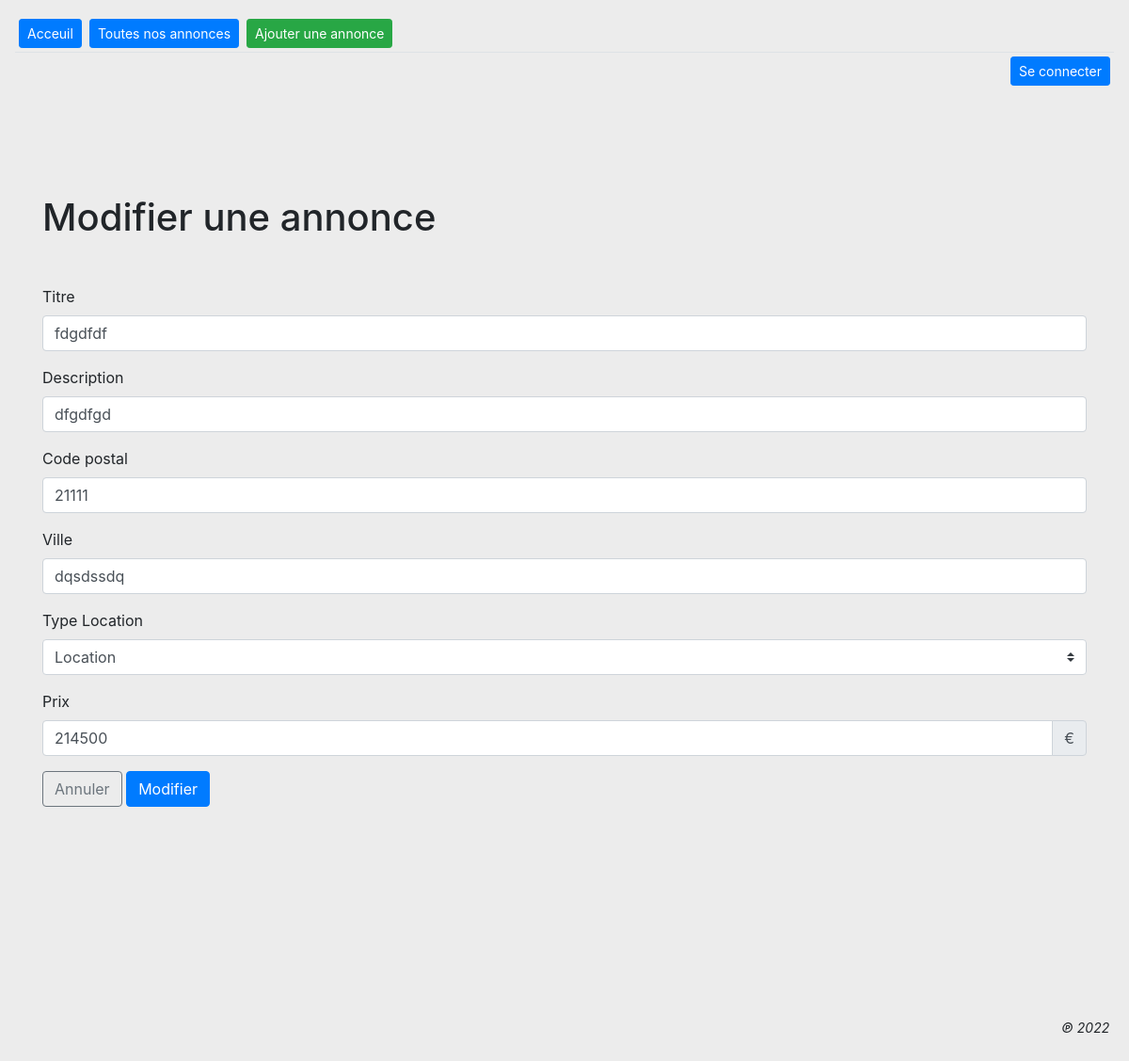
The page /editer.php?id=10 on the database its author committed.
### tables this page shows
CREATE TABLE IF NOT EXISTS `advert` (
  `id_advert` int(10) UNSIGNED NOT NULL AUTO_INCREMENT,
  `title` varchar(255) NOT NULL,
  `description` text NOT NULL,
  `postcode` varchar(5) NOT NULL,
  `city` varchar(50) NOT NULL,
  `price` int(10) UNSIGNED NOT NULL,
  `reservation_message` text,
  `category_id` int(11) NOT NULL,
  `created_at` datetime NOT NULL,
  PRIMARY KEY (`id_advert`),
  KEY `category_id` (`category_id`)
);

CREATE TABLE IF NOT EXISTS `category` (
  `id_category` int(11) NOT NULL AUTO_INCREMENT,
  `value` varchar(30) NOT NULL,
  PRIMARY KEY (`id_category`)
);

### db/DataBase.php (called while the page is built)
<?php
abstract class DataBase
{
    private string $db_host = 'localhost';
    private string $db_name = 'real_estate';
    private PDO $db;
    protected function getPDO(): PDO
    {
        return $this->buildPDO();
    }
    private function buildPDO(): PDO
    {
        try {
            $this->db = new PDO(
                "mysql:host={$this->db_host};dbname={$this->db_name};charset=utf8",
                "root",
                "",
                [
                    PDO::ATTR_ERRMODE => PDO::ERRMODE_EXCEPTION,
                    PDO::ATTR_DEFAULT_FETCH_MODE => PDO::FETCH_ASSOC
                ]
            );
        } catch (Exception $e) {
            echo 'Erreur connection database : ' . $e->getMessage();
        }
        return $this->db;
    }
}

### src/Classes/AdvertManager.php (called while the page is built, shortened)
<?php
require_once './db/DataBase.php';
class AdvertManager extends DataBase
{
    private string $advert = 'advert';
    private string $category = 'category';
    public function getAdvertById(int $id): mixed
    {
        $requete = $this->getPDO()->prepare(
            "SELECT *, {$this->category}.value AS category,
                        DATE_FORMAT(created_at, '%d/%m/%Y') AS created_at
                        FROM {$this->advert}
                        INNER JOIN {$this->category} WHERE {$this->category}.id_category = advert.category_id AND advert.id_advert = :id"
        );
        $requete->bindValue(':id', intval($id), PDO::PARAM_INT);
        $requete->execute();
        return $requete->fetch();
    }
}

### editer.php (the view, shortened to what this page needs)
<?php
$adManager = new AdvertManager();
$advert = $adManager->getAdvertById((int)$_GET['id']);
require_once './templates/header.php';
?>
<h1>Modifier une annonce</h1>
<?php if ((int) $advert) : ?>
	<form method="post" class="mt-5" enctype="multipart/form-data" novalidate>
		<div class="form-group">
			<label>Titre</label>
			<input type="text" class="form-control" name="title" value="<?= $advert['title']; ?>">
		</div>
		<div class="form-group">
			<label>Description</label>
			<input type="text" class="form-control" name="description" value="<?= $advert['description']; ?>">
		</div>
		<div class="form-group">
			<label>Code postal</label>
			<input type="number" class="form-control" name="postcode" value="<?= $advert['postcode']; ?>" />
		</div>
		<div class="form-group">
			<label>Ville</label>
			<input type="text" class="form-control" name="city" value="<?= $advert['city']; ?>" />
		</div>
		<div class="form-group">
			<label>Type</label>
			<?= $advert['value'] ?>
			<select name="category" class="custom-select">
				<option value="<?= $advert['category_id'] ?>"><?= $advert['category'] ?></option>
			</select>
		</div>
		<div class="form-group">
			<label>Prix</label>
			<div class="input-group">
				<input type="number" step="10" class="form-control" name="price" value="<?= $advert['price']; ?>" />
				<div class="input-group-append">
					<div class="input-group-text">€</div>
				</div>
			</div>
		</div>
		<a href="index.php" class="btn btn-outline-secondary">Annuler</a>
		<input type="submit" class="btn btn-primary" name="submit" value="Modifier">
	</form>
<?php else :  ?>
	<p class="alert alert-danger">Aucune informations valides.</p>
<?php endif; ?>
<?php require_once './templates/footer.php' ?>

### templates/style/css/style.css (style rules this page uses)
body { background-color: rgb(236, 236, 236); }

### rows shown on the page
advert: title "fdgdfdf", description "dfgdfgd", postcode "21111", city "dqsdssdq", category.value "Location", category "Location", price "214500"
